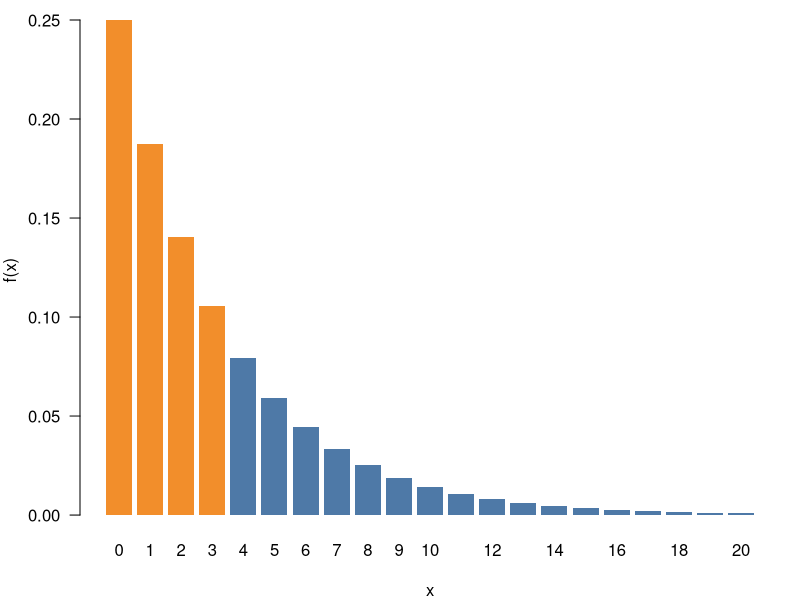

Write the R code that produced this figure.
## ---- chunk 1
#| label: setup
#| include: false
set.seed(2026)
# non-ASCII characters in plots under a "C" locale
invisible(Sys.setlocale("LC_CTYPE", "C.UTF-8"))
fmt <- function(x, d = 2) formatC(x, format = "f", digits = d, big.mark = ",")
pct <- function(x, d = 1) paste0(fmt(100 * x, d), "%")
## ---- chunk 2
#| label: pmf-r
x <- 1:3
f <- x^2 / 14
c(all_in_01 = all(f >= 0 & f <= 1), total = sum(f))
# P(X >= 2)
sum(f[x >= 2])
# 10,000 draws of X and their relative frequencies
sims <- sample(x, 10000, replace = TRUE, prob = f)
round(table(sims) / 10000, 3)
## ---- chunk 3
#| label: geo-r
#| fig-width: 6
#| fig-height: 3
#| fig-alt: "Bar chart of the pmf f(x) = (1/4)(3/4)^x for x from 0 to 20. The bars decrease geometrically, with the values 0 to 3 highlighted."
x <- 0:20
f <- 0.25 * 0.75^x
all.equal(f, dgeom(x, prob = 0.25))
# P(0 <= X <= 3)
sum(f[x <= 3])
par(mar = c(4, 4, 1, 1))
barplot(f, names.arg = x, col = ifelse(x <= 3, "#f28e2b", "#4e79a7"),
        border = NA, xlab = "x", ylab = "f(x)", las = 1)
